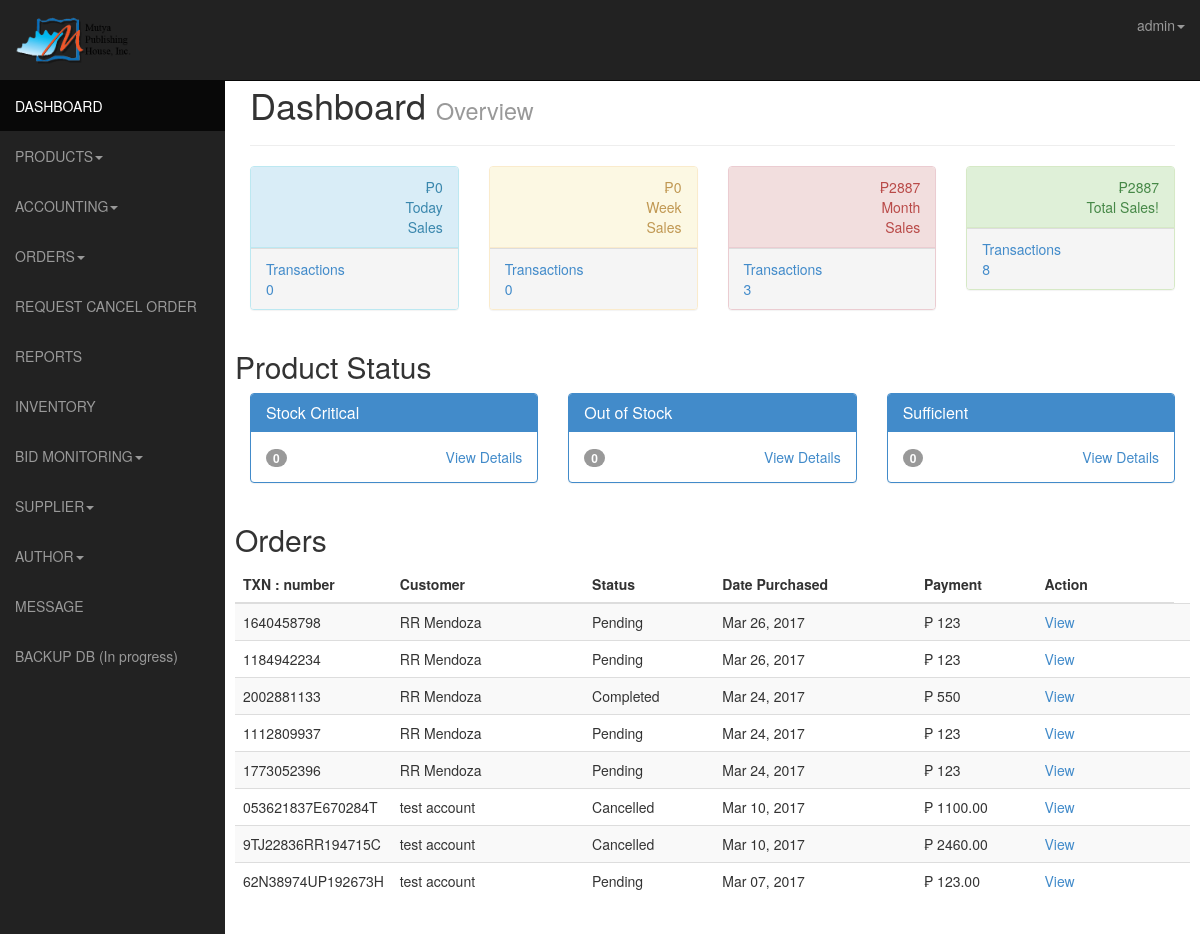
The page /admin/index.php (signed in) on the database its author committed.
### tables this page shows
CREATE TABLE IF NOT EXISTS `transactions` (
  `id` int(11) NOT NULL AUTO_INCREMENT,
  `user_id` int(11) NOT NULL,
  `product_id_array` varchar(255) NOT NULL,
  `payer_email` varchar(255) NOT NULL,
  `first_name` varchar(255) NOT NULL,
  `last_name` varchar(255) NOT NULL,
  `month` varchar(4) NOT NULL,
  `day` varchar(4) NOT NULL,
  `year` varchar(4) NOT NULL,
  `payment_date` timestamp NOT NULL DEFAULT CURRENT_TIMESTAMP ON UPDATE CURRENT_TIMESTAMP,
  `mc_gross` varchar(255) NOT NULL,
  `payment_currency` varchar(255) NOT NULL,
  `receiver_email` varchar(255) NOT NULL,
  `payment_type` varchar(255) NOT NULL,
  `payment_status` varchar(255) NOT NULL,
  `txn_type` varchar(255) NOT NULL,
  `payer_status` varchar(255) NOT NULL,
  `address_street` varchar(255) NOT NULL,
  `address_city` varchar(255) NOT NULL,
  `address_state` varchar(255) NOT NULL,
  `address_zip` varchar(255) NOT NULL,
  `address_country` varchar(255) NOT NULL,
  `address_status` varchar(255) NOT NULL,
  `notify_version` varchar(255) NOT NULL,
  `verify_sign` varchar(255) NOT NULL,
  `payer_id` varchar(255) NOT NULL,
  `mc_currency` varchar(255) NOT NULL,
  `mc_fee` varchar(255) NOT NULL,
  `txn_id` varchar(255) NOT NULL,
  `qty` int(11) NOT NULL,
  PRIMARY KEY (`id`)
);

### admin/index.php (the view, shortened to what this page needs)
<?php
$month = date('m');
$day = date('d');
$year = date('Y');
$todaySales = "";
$now = mysql_query("SELECT * FROM transactions WHERE month=$month and year=$year and day=$day");
$tCount2 = mysql_num_rows($now);
$todayQuery= mysql_query("SELECT sum(mc_gross), sum(mc_fee), day, month, year FROM transactions   WHERE month=$month and year=$year and day=$day");
if (mysql_num_rows($todayQuery)==0){
		$ttoday="0";
        $todaySales = "0.00";
}
else {
        while($row = mysql_fetch_array($todayQuery)){
          $sales = $row['sum(mc_gross)'];
          $fee = $row['sum(mc_fee)'];
          $tsales = $sales - $fee;
          $todaySales = $tsales;
        }
}
?>
<?php
$weekSales = "";
$date2 = date('m/d/Y');
$date1 = strtotime ( '7 days ago' , strtotime ( $date2 ) ) ;
$smonth = date('m', $date1);
$sday = date('d', $date1);
$syear = date ('Y', $date1);
$end = strtotime($date2);
$emonth = date('m', $end);
$eday = date('d', $end);
$eyear = date('Y', $end);
$wtotal = "";
$thisweek = mysql_query("SELECT * FROM transactions WHERE (month>=$smonth and month<=$emonth) and (year>=$syear and year<=$eyear)
            and (day>=$sday or day=$eday)");
$weekely = mysql_num_rows($thisweek );
$weekQuery= mysql_query("SELECT sum(mc_gross), sum(mc_fee), day, month, year FROM transactions   WHERE (month>=$smonth and month<=$emonth) and (year>=$syear and year<=$eyear)
            and (day>=$sday or day=$eday)");
if (mysql_num_rows($weekQuery)==0){
        $wtotal = "0.00";
}
else {
        while($row = mysql_fetch_array($weekQuery)){
          $wsales = $row['sum(mc_gross)'];
          $wfee = $row['sum(mc_fee)'];
          $wsales2 = $wsales - $wfee;
          $weekSales  = $wsales2 + $wtotal;
        }
}
?>
<?php
$thismonth = mysql_query("SELECT * FROM transactions WHERE month='$month' and year='$year'");
$tmonth = mysql_num_rows($thismonth );
$monthQuery= mysql_query("SELECT sum(mc_gross), sum(mc_fee), day, month, year FROM transactions   WHERE month='$month' and year='$year'");
if (mysql_num_rows($monthQuery)==0){
        $mtotal = "0.00";
}
else {
        while($row = mysql_fetch_array($monthQuery)){
          $sales = $row['sum(mc_gross)'];
          $fee = $row['sum(mc_fee)'];
          $msales = $sales - $fee;
        }
}
?>
<?php
	$tsql = mysql_query("SELECT * FROM transactions ORDER BY id");
	$transactions = mysql_num_rows($tsql);
	$sql = mysql_query("SELECT * FROM products WHERE stock < 11 AND stock > 0");
	$stockCount = mysql_num_rows($sql);
	$sql = mysql_query("SELECT * FROM products WHERE stock = 0");
	$outofstock = mysql_num_rows($sql);
	?>
<!DOCTYPE html>
<html lang="en">
  <head>
    <link href="css/bootstrap.css" rel="stylesheet">
    <link href="css/sb-admin.css" rel="stylesheet">
    <link rel="stylesheet" href="css/morris-0.4.3.min.css">
  </head>
  <body>
  <div id="wrapper">
      <nav class="navbar navbar-inverse  navbar-fixed-top" role="navigation">
      <?php include 'template/sidebar.php';?>
    <?php include 'template/top.php';?>
      </nav>
    <?php
      if ($type == 'admin') {
        ?>
      <div id="page-wrapper">
        <div class="row">
          <div class="col-lg-12">
            <h1>Dashboard <small> Overview</small></h1>
           <hr>
          </div>
        </div>
        <div class="row">
          <div class="col-lg-3">
            <div class="panel panel-info">
              <div class="panel-heading">
                <div class="row">
                  <div class="col-xs-6">
                  </div>
                  <div class="col-xs-6 text-right">
                    <p class="announcement-heading">&#8369;<?php echo $todaySales;?></p>
                    <p class="announcement-text">Today  Sales</p>
                  </div>
                </div>
              </div>
              <a href="#">
                <div class="panel-footer announcement-bottom">
                  <div class="row">
                    <div class="col-xs-6">
                      Transactions <?php echo $tCount2?>
                    </div>
                    <div class="col-xs-6 text-right">
                    </div>
                  </div>
                </div>
              </a>
            </div>
          </div>
          <div class="col-lg-3">
            <div class="panel panel-warning">
              <div class="panel-heading">
                <div class="row">
                  <div class="col-xs-6">
                  </div>
                  <div class="col-xs-6 text-right">
                    <p class="announcement-heading">&#8369;<?php echo $weekSales?></p>
                    <p class="announcement-text">Week  Sales</p>
                  </div>
                </div>
              </div>
              <a href="#">
                <div class="panel-footer announcement-bottom">
                  <div class="row">
                    <div class="col-xs-6">
                      Transactions <?php echo $weekely?>
                    </div>
                    <div class="col-xs-6 text-right">
                    </div>
                  </div>
                </div>
              </a>
            </div>
          </div>
          <div class="col-lg-3">
            <div class="panel panel-danger">
              <div class="panel-heading">
                <div class="row">
                  <div class="col-xs-6">
                  </div>
                  <div class="col-xs-6 text-right">
                    <p class="announcement-heading">&#8369;<?php echo $msales?></p>
                    <p class="announcement-text">Month  Sales</p>
                  </div>
                </div>
              </div>
              <a href="#">
                <div class="panel-footer announcement-bottom">
                  <div class="row">
                    <div class="col-xs-6">
                     Transactions <?php echo $tmonth  ?>                   </div>
                    <div class="col-xs-6 text-right">
                    </div>
                  </div>
                </div>
              </a>
            </div>
          </div>
          <div class="col-lg-3">
            <div class="panel panel-success">
              <div class="panel-heading">
                <div class="row">
                  <div class="col-xs-6">
                  </div>
                  <div class="col-xs-6 text-right">
                    <p class="announcement-heading">&#8369;<?php echo $msales?></p>
                    <p class="announcement-text">Total Sales!</p>
                  </div>
                </div>
              </div>
              <a href="#">
                <div class="panel-footer announcement-bottom">
                  <div class="row">
                    <div class="col-xs-6">
                     Transactions <?php echo $transactions ?>
                    </div>
                    <div class="col-xs-6 text-right">
                    </div>
                  </div>
                </div>
              </a>
            </div>
          </div>
        </div>
        <div class="row">
    <h2>Product Status</h2>
          <div class="col-lg-4">
            <div class="panel panel-primary">
              <div class="panel-heading">
                <h3 class="panel-title"><i class="fa fa-long-arrow-right"></i> Stock Critical</h3>
              </div>
              <div class="panel-body">
                <div class="text-right">
                <div class="pull-left"><span class="badge"><?php echo $stockCount ?></span></div>
                  <a href="list.php">View Details <i class="fa fa-arrow-circle-right"></i></a>
                </div>
              </div>
            </div>
          </div>
          <div class="col-lg-4">
            <div class="panel panel-primary">
              <div class="panel-heading">
                <h3 class="panel-title"><i class="fa fa-long-arrow-right"></i> Out of Stock</h3>
              </div>
              <div class="panel-body">
                <div class="text-right">
                <div class="pull-left"><span class="badge"><?php echo $outofstock?></span></div>
                  <a href="list.php">View Details <i class="fa fa-arrow-circle-right"></i></a>
                </div>
              </div>
            </div>
          </div>
          <div class="col-lg-4">
            <div class="panel panel-primary">
              <div class="panel-heading">
                <h3 class="panel-title"><i class="fa fa-long-arrow-right"></i> Sufficient</h3>
              </div>
              <div class="panel-body">
                <div class="text-right">
                <div class="pull-left"><span class="badge"><?php echo $stockCount?></span></div>
                  <a href="list.php">View Details <i class="fa fa-arrow-circle-right"></i></a>
                </div>
              </div>
            </div>
          </div>
        </div>
         <div class="row">
            <h2>Orders</h2>
            <div class="table-responsive">
             <table class="table table-striped">
<thead>
<tr>
<th width="15%">TXN : number</th>
    <th width="21%">Customer</th>
    <th width="14%">Status</th>
    <th width="22%">Date Purchased</th>
    <th width="13%">Payment</th>
    <th width="15%">Action</th>
</tr>
</thead>
<tbody>
           <?php
$sql = mysql_query("SELECT * FROM transactions ORDER BY id DESC");
$productCount = mysql_num_rows($sql);
if ($productCount > 0) {
  while($row = mysql_fetch_array($sql)){
       $id = $row['id'];
        $gross = $row["mc_gross"];
        $txn_id = $row["txn_id"];
       $firstname = $row["first_name"];
       $lastname = $row["last_name"];
       $payer_status = $row["payer_status"];
       $street = $row["address_street"];
       $city = $row["address_city"];
       $state = $row["address_state"];
        $country = $row["address_country"];
        $payment_status= $row["payment_status"];
        $cartTotal2="";
       $datepayment = strftime("%b %d, %Y", strtotime($row["payment_date"]));
       if($payment_status=='Completed'){
         $stat=$payment_status;
         }
       else{
         $stat=' '.$payment_status.' <a title="Update Status" href="transactions.php?transactid='.$id.'"><span class="icon-pencil"></span></a>';
         }
 echo'<tr>
    <td height="29">'.$txn_id.'</td>
    <td>'.$firstname.' '. $lastname.'</td>
    <td>'.$stat.'</td>
   <td>'.$datepayment .'</td>
    <td> &#8369; '.$gross.'</td>
  <td><a  data-toggle="modal" href="#transaction'.$id.'">View</a></td>
  <td>
<div class="modal fade" id="transaction'.$id.'" tabindex="-1" role="dialog" aria-labelledby="myModalLabel" aria-hidden="true">
  <div class="modal-dialog">
    <div class="modal-content">
      <div class="modal-header">
        <button type="button" class="close" data-dismiss="modal" aria-hidden="true">&times;</button>
        <h4 class="modal-title" id="myModalLabel">Transaction Details of : '.$firstname.' '.$lastname.' </h4>
      </div>
      <div class="modal-body">
         Billing Address :<span style="font-size: 14px">'.$street.' '.$city.' '.$state.' '.$country.'</span><br/>
           Status : <span style="font-size: 14px">'.$payment_status.'</span><br/>
         Payer Status : <span style="font-size: 14px">'.$payer_status.'</span><br/>
         Date of Transaction : <span style="font-size: 14px">'.$datepayment.'</span><br/>
           Orders:
      <hr /> <div class="row thead">
               <div class="col-lg-2">Item name</div>
                <div class="col-lg-2">Price</div>
                 <div class="col-lg-2">Quantity</div>
                 <div class="col-lg-2">TPrice</div>
             </div>';
  $product_array = $row["product_id_array"];
          $product_id_string = rtrim($product_array, ",");
                $pieces = explode(",", $product_id_string);
                $result = count($pieces);
          for ($i=0; $i<$result; $i++){
                                    list($cat, $quan) = explode("-", $pieces[$i]);
                                    $prod = mysql_query("SELECT * FROM products WHERE id='$cat'");
                                    while($row = mysql_fetch_array($prod)){
                     $price2 = $row['price'];
                    $pricetotal1 = $price2 * $quan;
                    $cartTotal2 = $pricetotal1 + $cartTotal2;
                  }
        }
    echo'
               <hr />
              <div class="row">
               <div class="span2 pull-right">Total Order: &#8369;'.$cartTotal2.'</div>
             </div>
    </div>
      <div class="modal-footer">
        <button type="button" class="btn btn-default" data-dismiss="modal">Close</button>
      </div>
    </div>
  </div>
</div></td>
  </tr>';
    }
}
else {
  echo  '<tr>
    <td height="29" colspan="6"><h4 class=" alert alert_warning">No transactions are being made yet!</h4>  </tr>';
  }
?>
</tbody>
</table>
          </div>
        </div>
      </div>
    </div>
        <?php
      }
     ?>
  </body>
</html>

### admin/template/top.php (shortened to what this page needs)
<ul class="nav navbar-nav navbar-right navbar-user">
           <li class="dropdown user-dropdown">
             <a href="#" class="dropdown-toggle" data-toggle="dropdown"><i class="fa fa-user"></i><?php echo $username?><b class="caret"></b></a>
           </li>
         </ul>
       </div>

### rows shown on the page
transactions: txn "1640458798", first_name "RR", last_name "Mendoza", payment_status "Pending", payment_date "Mar 26, 2017", mc_gross "123"
transactions: txn "1184942234", first_name "RR", last_name "Mendoza", payment_status "Pending", payment_date "Mar 26, 2017", mc_gross "123"
transactions: txn "2002881133", first_name "RR", last_name "Mendoza", payment_status "Completed", payment_date "Mar 24, 2017", mc_gross "550"
transactions: txn "1112809937", first_name "RR", last_name "Mendoza", payment_status "Pending", payment_date "Mar 24, 2017", mc_gross "123"
transactions: txn "1773052396", first_name "RR", last_name "Mendoza", payment_status "Pending", payment_date "Mar 24, 2017", mc_gross "123"
transactions: txn "053621837E670284T", first_name "test", last_name "account", payment_status "Cancelled", payment_date "Mar 10, 2017", mc_gross "1100.00"
transactions: txn "9TJ22836RR194715C", first_name "test", last_name "account", payment_status "Cancelled", payment_date "Mar 10, 2017", mc_gross "2460.00"
transactions: txn "62N38974UP192673H", first_name "test", last_name "account", payment_status "Pending", payment_date "Mar 07, 2017", mc_gross "123.00"

### other values the page prints
$username "admin"
$todaySales "0"
$tCount2 "0"
$weekSales "0"
$weekely "0"
$msales "2887"
$tmonth "3"
$transactions "8"
$stockCount "0"
$outofstock "0"
